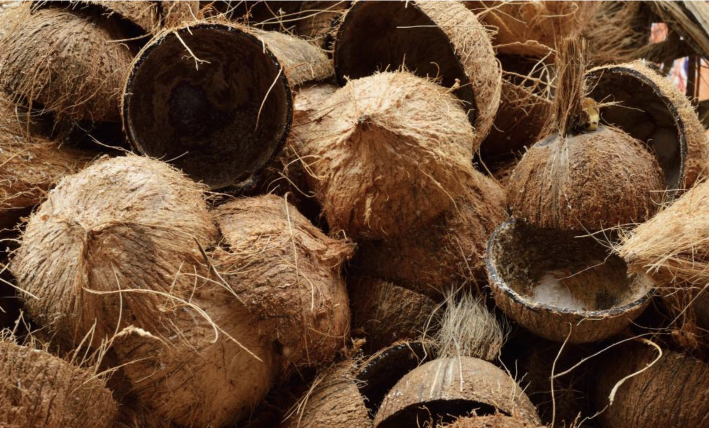
#> input picture samples/coconut_husks.png, 1418 x 856 px (shown at 1/2 size)
$ python -i features.py   (imports and definitions only)
#> lines starting #> are read from the running program, lines starting #| are printed output that depends on the picture; after the words box and inside, x2 and y2 are one past the last pixel; in counts of white or black regions, pixels touching at a corner belong together
### src/waste_classifier/segmentation.py
"""Classical object segmentation: grayscale -> Gaussian blur -> Otsu -> morphology -> largest component."""
import cv2
import numpy as np

KERNEL = cv2.getStructuringElement(cv2.MORPH_ELLIPSE, (5, 5))


def otsu_mask(img: np.ndarray) -> tuple[np.ndarray, np.ndarray, np.ndarray, float]:
    """Return (gray, blur, mask, threshold). The mask has the object white on black."""
    gray = cv2.cvtColor(img, cv2.COLOR_BGR2GRAY)
    blur = cv2.GaussianBlur(gray, (5, 5), 0)
    thresh, mask = cv2.threshold(blur, 0, 255, cv2.THRESH_BINARY + cv2.THRESH_OTSU)
    # Backgrounds are mostly bright: if most pixels are white, invert.
    if np.mean(mask) > 127:
        mask = cv2.bitwise_not(mask)
    return gray, blur, mask, thresh


def clean_mask(mask: np.ndarray) -> tuple[np.ndarray, np.ndarray]:
    """Opening (removes specks) then closing (fills holes). Returns (opened, closed)."""
    opened = cv2.morphologyEx(mask, cv2.MORPH_OPEN, KERNEL)
    closed = cv2.morphologyEx(opened, cv2.MORPH_CLOSE, KERNEL)
    return opened, closed


def largest_component(mask: np.ndarray) -> np.ndarray:
    """Keep only the largest connected component; fall back to the whole image."""
    n, labels, stats, _ = cv2.connectedComponentsWithStats(mask, connectivity=8)
    if n <= 1:
        return np.full_like(mask, 255)
    largest = 1 + np.argmax(stats[1:, cv2.CC_STAT_AREA])
    return np.where(labels == largest, 255, 0).astype(np.uint8)


# [11 lines left out: function filter_small_components, not called in this run]


def get_object_mask(img: np.ndarray) -> np.ndarray:
    """Full segmentation pipeline used for feature extraction."""
    _, _, mask, _ = otsu_mask(img)
    _, mask = clean_mask(mask)
    return largest_component(mask)


# [8 lines left out: function draw_boxes, not called in this run]

### src/waste_classifier/features.py
"""Hand-crafted features: shape (geometry + Hu moments), colour (HSV histogram), texture (LBP)."""
import cv2
import numpy as np
from skimage.feature import local_binary_pattern

from .config import FEATURE_IMAGE_SIZE
from .segmentation import get_object_mask

N_FEATURES = 4 + 7 + 8 * 4 * 4 + 10  # 149


def extract_features(img: np.ndarray) -> np.ndarray:
    size = FEATURE_IMAGE_SIZE
    img = cv2.resize(img, (size, size))
    mask = get_object_mask(img)
    features = []

    # ---- Shape ----
    contours, _ = cv2.findContours(mask, cv2.RETR_EXTERNAL, cv2.CHAIN_APPROX_SIMPLE)
    c = max(contours, key=cv2.contourArea)
    area = cv2.contourArea(c)
    perimeter = cv2.arcLength(c, True)
    circularity = 4 * np.pi * area / (perimeter ** 2 + 1e-6)
    x, y, w, h = cv2.boundingRect(c)
    features += [area / (size * size), circularity, w / h, area / (w * h)]

    # Hu moments, log-scaled so they are comparable
    hu = cv2.HuMoments(cv2.moments(mask)).flatten()
    features += list(-np.sign(hu) * np.log10(np.abs(hu) + 1e-12))

    # ---- Colour: HSV histogram inside the object ----
    hsv = cv2.cvtColor(img, cv2.COLOR_BGR2HSV)
    hist = cv2.calcHist([hsv], [0, 1, 2], mask, [8, 4, 4], [0, 180, 0, 256, 0, 256])
    features += list(cv2.normalize(hist, hist).flatten())

    # ---- Texture: uniform LBP histogram inside the object ----
    gray = cv2.cvtColor(img, cv2.COLOR_BGR2GRAY)
    lbp = local_binary_pattern(gray, 8, 1, method="uniform")
    lbp_hist, _ = np.histogram(lbp[mask == 255], bins=10, range=(0, 10), density=True)
    features += list(lbp_hist)

    return np.array(features)

>>> import cv2
>>> picture = cv2.imread('../../samples/coconut_husks.png')
#> picture is the input picture: shape (856, 1418, 3); mean B, G, R 51.9, 75.1, 104.5
>>> result = extract_features(picture)
#> in extract_features, `img = cv2.resize(img, (size, size))`:
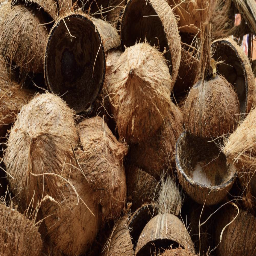
#> img: shape (256, 256, 3); mean of channels 0, 1, 2 51.6, 74.8, 104.3; drawn as B, G, R
#> in otsu_mask, `gray = cv2.cvtColor(img, cv2.COLOR_BGR2GRAY)`:
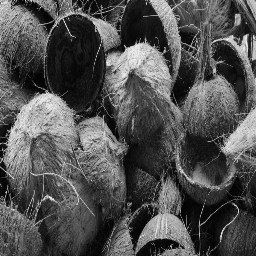
#> gray: shape (256, 256); min 1, max 243, mean 81
#> in otsu_mask, `blur = cv2.GaussianBlur(gray, (5, 5), 0)`:
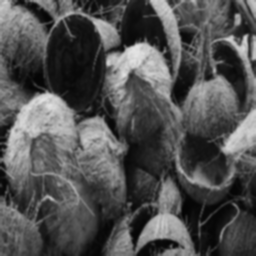
#> blur: shape (256, 256); min 4, max 227, mean 80.9
#> in otsu_mask, `thresh, mask = cv2.threshold(blur, 0, 255, cv2.THRESH_BINARY + cv2.THR..`:
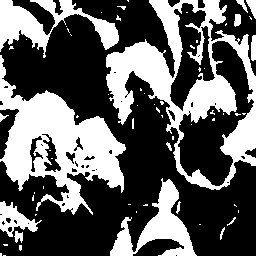
#> mask: shape (256, 256); 37.3% white; 64 white regions (48 under 20 px), largest, box (x1, y1, x2, y2) and area: (106, 0, 256, 190) 9478, (0, 55, 126, 215) 8380, (0, 0, 119, 58) 2603
#> in otsu_mask, `thresh, mask = cv2.threshold(blur, 0, 255, cv2.THRESH_BINARY + cv2.THR..`: thresh = 92
#> in clean_mask, `opened = cv2.morphologyEx(mask, cv2.MORPH_OPEN, KERNEL)`: opened: shape (256, 256); 33.9% white; 31 white regions (2 under 20 px), largest, box (x1, y1, x2, y2) and area: (0, 57, 126, 212) 7511, (106, 42, 174, 122) 2862, (137, 180, 196, 256) 1885
#> in clean_mask, `closed = cv2.morphologyEx(opened, cv2.MORPH_CLOSE, KERNEL)`: closed: shape (256, 256); 35.1% white; 22 white regions, largest, box (x1, y1, x2, y2) and area: (0, 57, 126, 212) 8281, (106, 42, 237, 129) 4685, (221, 34, 256, 166) 2028
#> in largest_component, `n, labels, stats, _ = cv2.connectedComponentsWithStats(mask, connectiv..`:
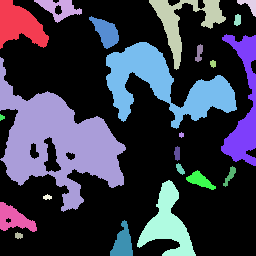
#> labels: shape (256, 256) int32; 23 distinct labels, from 0 to 22; one colour per label, 0 black
#> in largest_component, `n, labels, stats, _ = cv2.connectedComponentsWithStats(mask, connectiv..`: n = 23; stats = 23 rows, first 6: [0, 0, 256, 256, 42553], [0, 0, 49, 49, 1440], [34, 0, 48, 23, 508], [149, 0, 77, 70, 1556], [237, 0, 19, 17, 140], [234, 14, 7, 12, 67]
#> in largest_component, `largest = 1 + np.argmax(stats[1:, cv2.CC_STAT_AREA])`: largest = 10
#> in largest_component, `return np.where(labels == largest, 255, 0).astype(np.uint8)`:
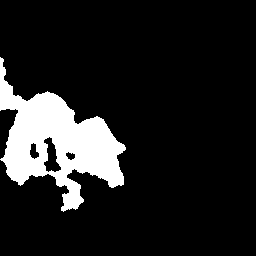
#> returned value: shape (256, 256); 12.6% white; 1 white region
#> in extract_features, `contours, _ = cv2.findContours(mask, cv2.RETR_EXTERNAL, cv2.CHAIN_APPR..`: contours = 1 contour; box (x1, y1, x2, y2) and area: (0, 57, 126, 212) 8451
#> in extract_features, `c = max(contours, key=cv2.contourArea)`: c = contour of 370 points, box (x1, y1, x2, y2) (0, 57, 126, 212), area 8451
#> in extract_features, `area = cv2.contourArea(c)`: area = 8451
#> in extract_features, `perimeter = cv2.arcLength(c, True)`: perimeter = 676.1
#> in extract_features, `circularity = 4 * np.pi * area / (perimeter ** 2 + 1e-6)`: circularity = 0.232
#> in extract_features, `x, y, w, h = cv2.boundingRect(c)`: x = 0; y = 57; w = 126; h = 155
#> in extract_features, `features += [area / (size * size), circularity, w / h, area / (w * h)]`: features = [0.129, 0.232, 0.813, 0.433]
#> in extract_features, `hu = cv2.HuMoments(cv2.moments(mask)).flatten()`: hu = [0.000899, 1.27e-07, 7.15e-11, 1.63e-12, 1.23e-23, 5.24e-16, 1.25e-23]
#> in extract_features, `features += list(-np.sign(hu) * np.log10(np.abs(hu) + 1e-12))`: features = [0.129, 0.232, 0.813, 0.433, 3.05, 6.9, 10.14, 11.58, 12, 12, 12]
#> in extract_features, `hsv = cv2.cvtColor(img, cv2.COLOR_BGR2HSV)`: hsv: shape (256, 256, 3); mean H, S, V 15.9, 152.3, 104.3
#> in extract_features, `features += list(cv2.normalize(hist, hist).flatten())`: features = 139 values, max 12 at index 8, min 0 at index 11, mean 0.513
#> in extract_features, `lbp = local_binary_pattern(gray, 8, 1, method="uniform")`:
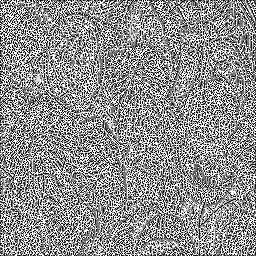
#> lbp: shape (256, 256) float64; min 0, max 9, mean 5.07; drawn with min black and max white
#> in extract_features, `lbp_hist, _ = np.histogram(lbp[mask == 255], bins=10, range=(0, 10), d..`: lbp_hist = [0.129, 0.115, 0.0599, 0.067, 0.0772, 0.0657, 0.0644, 0.0968, 0.119, 0.206]
#> in extract_features, `features += list(lbp_hist)`: features = 149 values, max 12 at index 8, min 0 at index 11, mean 0.486
#> result has the same summary as features in extract_features
